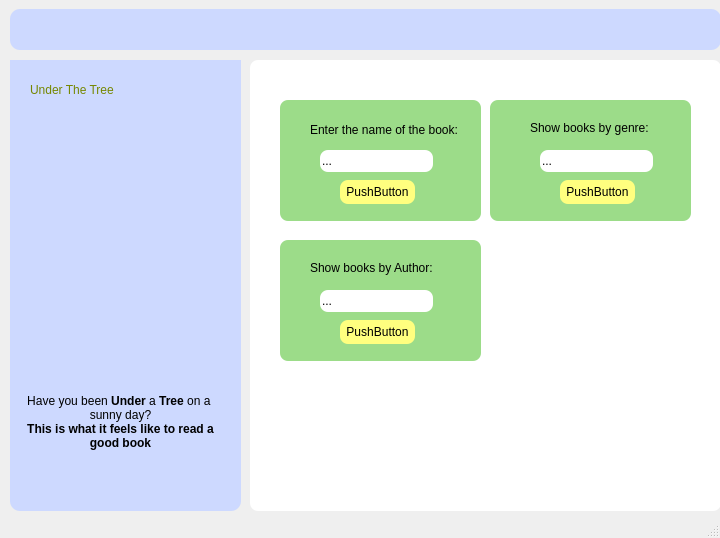
<?xml version="1.0" encoding="UTF-8"?>
<ui version="4.0">
 <class>MainWindow</class>
 <widget class="QMainWindow" name="MainWindow">
  <property name="geometry">
   <rect>
    <x>0</x>
    <y>0</y>
    <width>720</width>
    <height>538</height>
   </rect>
  </property>
  <property name="windowTitle">
   <string>MainWindow</string>
  </property>
  <widget class="QWidget" name="centralwidget">
   <widget class="QFrame" name="frame_principal">
    <property name="geometry">
     <rect>
      <x>10</x>
      <y>60</y>
      <width>231</width>
      <height>451</height>
     </rect>
    </property>
    <property name="minimumSize">
     <size>
      <width>100</width>
      <height>0</height>
     </size>
    </property>
    <property name="maximumSize">
     <size>
      <width>500</width>
      <height>16777215</height>
     </size>
    </property>
    <property name="styleSheet">
     <string notr="true">background-color: rgb(205, 217, 255);
border-radius:10px;
</string>
    </property>
    <property name="frameShape">
     <enum>QFrame::StyledPanel</enum>
    </property>
    <property name="frameShadow">
     <enum>QFrame::Raised</enum>
    </property>
    <widget class="QLabel" name="title">
     <property name="geometry">
      <rect>
       <x>20</x>
       <y>20</y>
       <width>181</width>
       <height>20</height>
      </rect>
     </property>
     <property name="styleSheet">
      <string notr="true">font: 900 18pt &quot;Segoe UI&quot;;
color: rgb(117, 135, 0);
</string>
     </property>
     <property name="text">
      <string>Under The Tree</string>
     </property>
    </widget>
    <widget class="QTextEdit" name="textEdit">
     <property name="geometry">
      <rect>
       <x>10</x>
       <y>330</y>
       <width>201</width>
       <height>81</height>
      </rect>
     </property>
     <property name="styleSheet">
      <string notr="true">font: 12pt &quot;Segoe UI&quot;;</string>
     </property>
     <property name="frameShadow">
      <enum>QFrame::Sunken</enum>
     </property>
     <property name="readOnly">
      <bool>true</bool>
     </property>
     <property name="html">
      <string>&lt;!DOCTYPE HTML PUBLIC &quot;-//W3C//DTD HTML 4.0//EN&quot; &quot;http://www.w3.org/TR/REC-html40/strict.dtd&quot;&gt;
&lt;html&gt;&lt;head&gt;&lt;meta name=&quot;qrichtext&quot; content=&quot;1&quot; /&gt;&lt;meta charset=&quot;utf-8&quot; /&gt;&lt;style type=&quot;text/css&quot;&gt;
p, li { white-space: pre-wrap; }
hr { height: 1px; border-width: 0; }
li.unchecked::marker { content: &quot;\2610&quot;; }
li.checked::marker { content: &quot;\2612&quot;; }
&lt;/style&gt;&lt;/head&gt;&lt;body style=&quot; font-family:'Segoe UI'; font-size:12pt; font-weight:400; font-style:normal;&quot;&gt;
&lt;p align=&quot;center&quot; style=&quot; margin-top:0px; margin-bottom:0px; margin-left:0px; margin-right:0px; -qt-block-indent:0; text-indent:0px;&quot;&gt;&lt;span style=&quot; font-size:9pt;&quot;&gt;Have you been &lt;/span&gt;&lt;span style=&quot; font-size:9pt; font-weight:700;&quot;&gt;Under &lt;/span&gt;&lt;span style=&quot; font-size:9pt;&quot;&gt;a&lt;/span&gt;&lt;span style=&quot; font-size:9pt; font-weight:700;&quot;&gt; Tree&lt;/span&gt;&lt;span style=&quot; font-size:9pt;&quot;&gt; on a &lt;/span&gt;&lt;/p&gt;
&lt;p align=&quot;center&quot; style=&quot; margin-top:0px; margin-bottom:0px; margin-left:0px; margin-right:0px; -qt-block-indent:0; text-indent:0px;&quot;&gt;&lt;span style=&quot; font-size:9pt;&quot;&gt;sunny day?&lt;/span&gt;&lt;/p&gt;
&lt;p align=&quot;center&quot; style=&quot; margin-top:0px; margin-bottom:0px; margin-left:0px; margin-right:0px; -qt-block-indent:0; text-indent:0px;&quot;&gt;&lt;span style=&quot; font-size:9pt; font-weight:700;&quot;&gt;This is what it feels like to read a good book&lt;/span&gt;&lt;/p&gt;&lt;/body&gt;&lt;/html&gt;</string>
     </property>
     <property name="overwriteMode">
      <bool>true</bool>
     </property>
     <property name="acceptRichText">
      <bool>true</bool>
     </property>
     <property name="cursorWidth">
      <number>2</number>
     </property>
    </widget>
    <widget class="QLabel" name="label_4">
     <property name="geometry">
      <rect>
       <x>-30</x>
       <y>0</y>
       <width>591</width>
       <height>371</height>
      </rect>
     </property>
     <property name="styleSheet">
      <string notr="true">border-radius:10px;</string>
     </property>
     <property name="text">
      <string/>
     </property>
     <property name="pixmap">
      <pixmap>img/tree3.png</pixmap>
     </property>
    </widget>
    <zorder>label_4</zorder>
    <zorder>title</zorder>
    <zorder>textEdit</zorder>
   </widget>
   <widget class="QFrame" name="frame_2">
    <property name="geometry">
     <rect>
      <x>250</x>
      <y>60</y>
      <width>471</width>
      <height>451</height>
     </rect>
    </property>
    <property name="styleSheet">
     <string notr="true">background-color: rgb(255, 255, 255);
border-radius:8px;</string>
    </property>
    <property name="frameShape">
     <enum>QFrame::StyledPanel</enum>
    </property>
    <property name="frameShadow">
     <enum>QFrame::Raised</enum>
    </property>
    <widget class="QFrame" name="frame_option1">
     <property name="geometry">
      <rect>
       <x>30</x>
       <y>40</y>
       <width>201</width>
       <height>121</height>
      </rect>
     </property>
     <property name="autoFillBackground">
      <bool>false</bool>
     </property>
     <property name="styleSheet">
      <string notr="true">background-color: rgb(156, 220, 137);
border-radius:8px;</string>
     </property>
     <property name="frameShape">
      <enum>QFrame::NoFrame</enum>
     </property>
     <property name="frameShadow">
      <enum>QFrame::Plain</enum>
     </property>
     <property name="lineWidth">
      <number>-1</number>
     </property>
     <property name="midLineWidth">
      <number>4</number>
     </property>
     <widget class="QLabel" name="label">
      <property name="geometry">
       <rect>
        <x>30</x>
        <y>20</y>
        <width>151</width>
        <height>20</height>
       </rect>
      </property>
      <property name="text">
       <string>Enter the name of the book:</string>
      </property>
     </widget>
     <widget class="QPushButton" name="pushButton_2">
      <property name="geometry">
       <rect>
        <x>60</x>
        <y>80</y>
        <width>75</width>
        <height>24</height>
       </rect>
      </property>
      <property name="cursor">
       <cursorShape>ClosedHandCursor</cursorShape>
      </property>
      <property name="styleSheet">
       <string notr="true">background-color: rgb(255, 255, 127);
border-radius:8px;</string>
      </property>
      <property name="text">
       <string>PushButton</string>
      </property>
      <property name="checkable">
       <bool>false</bool>
      </property>
      <property name="autoDefault">
       <bool>true</bool>
      </property>
      <property name="default">
       <bool>true</bool>
      </property>
      <property name="flat">
       <bool>false</bool>
      </property>
     </widget>
     <widget class="QLineEdit" name="lineEdit_1">
      <property name="geometry">
       <rect>
        <x>40</x>
        <y>50</y>
        <width>113</width>
        <height>22</height>
       </rect>
      </property>
      <property name="styleSheet">
       <string notr="true">background-color: rgb(255, 255, 255);</string>
      </property>
      <property name="text">
       <string>...</string>
      </property>
     </widget>
    </widget>
    <widget class="QFrame" name="frame_option3">
     <property name="geometry">
      <rect>
       <x>30</x>
       <y>180</y>
       <width>201</width>
       <height>121</height>
      </rect>
     </property>
     <property name="styleSheet">
      <string notr="true">background-color: rgb(156, 220, 137);
border-radius:8px;</string>
     </property>
     <property name="frameShape">
      <enum>QFrame::StyledPanel</enum>
     </property>
     <property name="frameShadow">
      <enum>QFrame::Raised</enum>
     </property>
     <widget class="QLabel" name="label_3">
      <property name="geometry">
       <rect>
        <x>30</x>
        <y>20</y>
        <width>141</width>
        <height>16</height>
       </rect>
      </property>
      <property name="text">
       <string>Show books by Author:</string>
      </property>
     </widget>
     <widget class="QPushButton" name="pushButton">
      <property name="geometry">
       <rect>
        <x>60</x>
        <y>80</y>
        <width>75</width>
        <height>24</height>
       </rect>
      </property>
      <property name="styleSheet">
       <string notr="true">background-color: rgb(255, 255, 127);
border-radius:8px;</string>
      </property>
      <property name="text">
       <string>PushButton</string>
      </property>
     </widget>
     <widget class="QLineEdit" name="lineEdit_2">
      <property name="geometry">
       <rect>
        <x>40</x>
        <y>50</y>
        <width>113</width>
        <height>22</height>
       </rect>
      </property>
      <property name="styleSheet">
       <string notr="true">background-color: rgb(255, 255, 255);</string>
      </property>
      <property name="text">
       <string>...</string>
      </property>
     </widget>
    </widget>
    <widget class="QFrame" name="frame_option2">
     <property name="geometry">
      <rect>
       <x>240</x>
       <y>40</y>
       <width>201</width>
       <height>121</height>
      </rect>
     </property>
     <property name="styleSheet">
      <string notr="true">background-color: rgb(156, 220, 137);
border-radius:8px;</string>
     </property>
     <property name="frameShape">
      <enum>QFrame::StyledPanel</enum>
     </property>
     <property name="frameShadow">
      <enum>QFrame::Raised</enum>
     </property>
     <widget class="QLabel" name="label_2">
      <property name="geometry">
       <rect>
        <x>40</x>
        <y>20</y>
        <width>121</width>
        <height>16</height>
       </rect>
      </property>
      <property name="text">
       <string>Show books by genre:</string>
      </property>
     </widget>
     <widget class="QPushButton" name="pushButton_3">
      <property name="geometry">
       <rect>
        <x>70</x>
        <y>80</y>
        <width>75</width>
        <height>24</height>
       </rect>
      </property>
      <property name="styleSheet">
       <string notr="true">background-color: rgb(255, 255, 127);
border-radius:8px;</string>
      </property>
      <property name="text">
       <string>PushButton</string>
      </property>
     </widget>
     <widget class="QLineEdit" name="lineEdit_3">
      <property name="geometry">
       <rect>
        <x>50</x>
        <y>50</y>
        <width>113</width>
        <height>22</height>
       </rect>
      </property>
      <property name="styleSheet">
       <string notr="true">background-color: rgb(255, 255, 255);</string>
      </property>
      <property name="text">
       <string>...</string>
      </property>
     </widget>
    </widget>
   </widget>
   <widget class="QFrame" name="frame_close">
    <property name="geometry">
     <rect>
      <x>10</x>
      <y>9</y>
      <width>711</width>
      <height>41</height>
     </rect>
    </property>
    <property name="styleSheet">
     <string notr="true">background-color: rgb(205, 217, 255);
border-radius:10px;</string>
    </property>
    <property name="frameShape">
     <enum>QFrame::StyledPanel</enum>
    </property>
    <property name="frameShadow">
     <enum>QFrame::Raised</enum>
    </property>
    <widget class="QPushButton" name="button_close">
     <property name="geometry">
      <rect>
       <x>660</x>
       <y>10</y>
       <width>41</width>
       <height>21</height>
      </rect>
     </property>
     <property name="styleSheet">
      <string notr="true">color: rgb(255, 255, 255);
</string>
     </property>
     <property name="text">
      <string/>
     </property>
     <property name="icon">
      <iconset>
       <normaloff>img/close.svg</normaloff>img/close.svg</iconset>
     </property>
     <property name="iconSize">
      <size>
       <width>25</width>
       <height>25</height>
      </size>
     </property>
    </widget>
   </widget>
  </widget>
  <widget class="QStatusBar" name="statusbar"/>
 </widget>
 <resources/>
 <connections/>
</ui>
